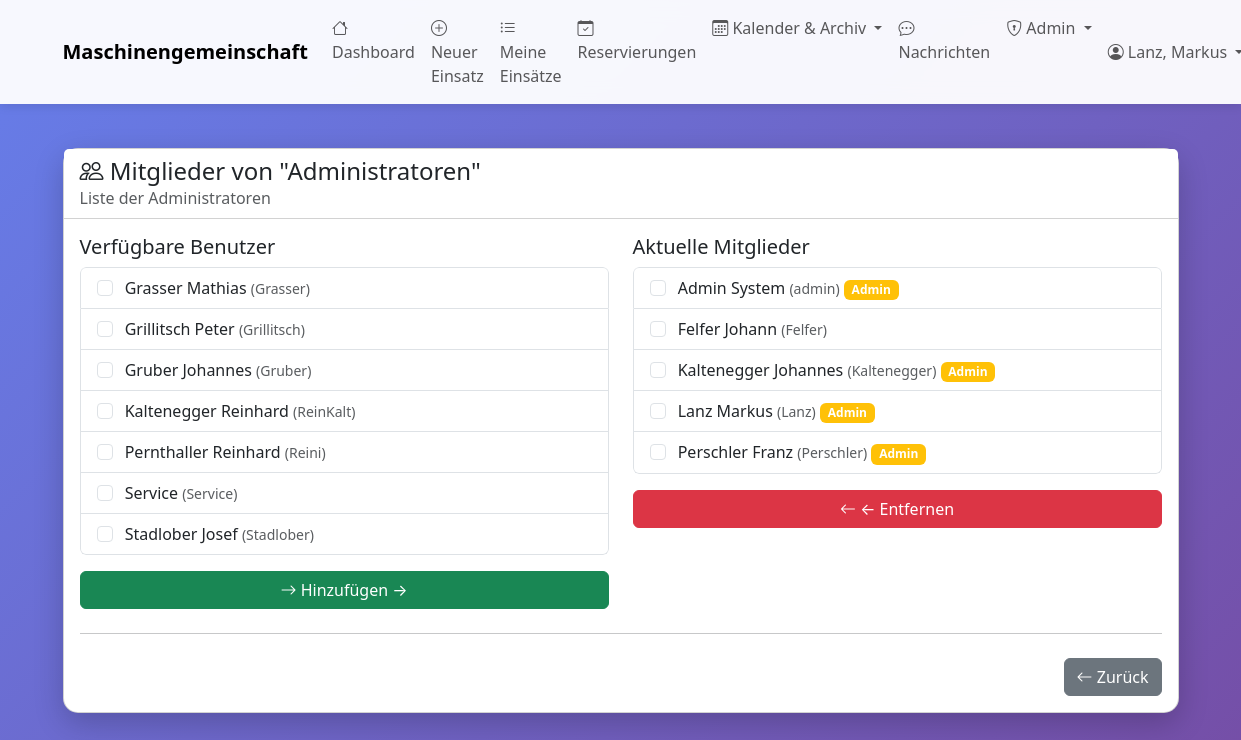
The app's page /admin/gemeinschaften/3/mitglieder (signed in) with its own data.
### tables this page shows
CREATE TABLE gemeinschaften (
                id INTEGER PRIMARY KEY AUTOINCREMENT,
                name TEXT NOT NULL UNIQUE,
                beschreibung TEXT,
                erstellt_am TIMESTAMP DEFAULT CURRENT_TIMESTAMP,
                aktiv BOOLEAN DEFAULT 1
            );

CREATE TABLE benutzer (
    id INTEGER PRIMARY KEY AUTOINCREMENT,
    name TEXT NOT NULL,
    vorname TEXT,
    username TEXT UNIQUE,
    password_hash TEXT,
    adresse TEXT,
    telefon TEXT,
    email TEXT,
    mitglied_seit DATE,
    aktiv BOOLEAN DEFAULT 1,
    bemerkungen TEXT
, is_admin BOOLEAN DEFAULT 0, treibstoffkosten_preis REAL DEFAULT 1.50, backup_schwellwert INTEGER DEFAULT 50, letzter_treibstoffpreis REAL, admin_level INTEGER DEFAULT 0);

### web_app.py (the view, shortened to what this page needs)
@app.route('/admin/gemeinschaften/<int:gemeinschaft_id>/mitglieder', methods=['GET', 'POST'])
@admin_required
def admin_gemeinschaften_mitglieder(gemeinschaft_id):
    with MaschinenDBContext(DB_PATH) as db:
        cursor = db.cursor
        cursor.execute("SELECT * FROM gemeinschaften WHERE id = ?", (gemeinschaft_id,))
        columns = [desc[0] for desc in cursor.description]
        gemeinschaft = dict(zip(columns, cursor.fetchone()))
        cursor.execute("""
            SELECT b.* FROM benutzer b
            JOIN mitglied_gemeinschaft mg ON b.id = mg.mitglied_id
            WHERE mg.gemeinschaft_id = ? AND b.aktiv = 1
            ORDER BY b.name
        """, (gemeinschaft_id,))
        columns = [desc[0] for desc in cursor.description]
        aktuelle_mitglieder = [dict(zip(columns, row)) for row in cursor.fetchall()]
        cursor.execute("""
            SELECT b.* FROM benutzer b
            WHERE b.aktiv = 1 AND b.id NOT IN (
                SELECT mitglied_id FROM mitglied_gemeinschaft
                WHERE gemeinschaft_id = ?
            )
            ORDER BY b.name
        """, (gemeinschaft_id,))
        columns = [desc[0] for desc in cursor.description]
        verfuegbare_benutzer = [dict(zip(columns, row)) for row in cursor.fetchall()]
    return render_template('admin_gemeinschaften_mitglieder.html',
                         gemeinschaft=gemeinschaft,
                         aktuelle_mitglieder=aktuelle_mitglieder,
                         verfuegbare_benutzer=verfuegbare_benutzer)

### database.py (called while the page is built)
    def connect(self):
        self.connection = sqlite3.connect(self.db_path)
        self.connection.row_factory = sqlite3.Row
        self.cursor = self.connection.cursor()

    def close(self):
        if self.connection:
            self.connection.close()

    def __enter__(self):
        self.connect()
        return self

    def __exit__(self, exc_type, exc_val, exc_tb):
        if exc_type is None:
            self.connection.commit()
        else:
            self.connection.rollback()
        self.close()
        return False

### web_app.py (called while the page is built)
def admin_required(f):
    @wraps(f)
    def decorated_function(*args, **kwargs):
        if 'benutzer_id' not in session:
            flash('Bitte melden Sie sich an.', 'warning')
            return redirect(url_for('login'))
        if not session.get('is_admin'):
            flash('Zugriff verweigert. Administrator-Rechte erforderlich.', 'danger')
            return redirect(url_for('dashboard'))
        return f(*args, **kwargs)
    return decorated_function

### templates/admin_gemeinschaften_mitglieder.html (shortened to what this page needs)
{% extends "base.html" %}
{% block content %}
<div class="row mt-4">
    <div class="col-12">
        <div class="card">
            <div class="card-header bg-white">
                <h4 class="mb-0">
                    <i class="bi bi-people"></i> Mitglieder von "{{ gemeinschaft.name }}"
                </h4>
                <p class="text-muted mb-0">{{ gemeinschaft.beschreibung }}</p>
            </div>
            <div class="card-body">
                <form method="POST">
                    <div class="row">
                        <div class="col-md-6">
                            <h5>Verfügbare Benutzer</h5>
                            <div class="list-group" style="max-height: 500px; overflow-y: auto;">
                                {% for benutzer in verfuegbare_benutzer %}
                                <label class="list-group-item">
                                    <input class="form-check-input me-2" type="checkbox"
                                           name="mitglieder" value="{{ benutzer.id }}">
                                    {{ benutzer.name }} {{ benutzer.vorname or '' }}
                                    <small class="text-muted">({{ benutzer.username }})</small>
                                </label>
                                {% endfor %}
                            </div>
                            {% if verfuegbare_benutzer %}
                            <button type="submit" name="action" value="hinzufuegen"
                                    class="btn btn-success mt-3 w-100">
                                <i class="bi bi-arrow-right"></i> Hinzufügen →
                            </button>
                            {% endif %}
                        </div>
                        <div class="col-md-6">
                            <h5>Aktuelle Mitglieder</h5>
                            <div class="list-group" style="max-height: 500px; overflow-y: auto;">
                                {% for mitglied in aktuelle_mitglieder %}
                                <label class="list-group-item">
                                    <input class="form-check-input me-2" type="checkbox"
                                           name="entfernen" value="{{ mitglied.id }}">
                                    {{ mitglied.name }} {{ mitglied.vorname or '' }}
                                    <small class="text-muted">({{ mitglied.username }})</small>
                                    {% if mitglied.is_admin %}
                                    <span class="badge bg-warning">Admin</span>
                                    {% endif %}
                                </label>
                                {% endfor %}
                            </div>
                            {% if aktuelle_mitglieder %}
                            <button type="submit" name="action" value="entfernen"
                                    class="btn btn-danger mt-3 w-100">
                                <i class="bi bi-arrow-left"></i> ← Entfernen
                            </button>
                            {% endif %}
                        </div>
                    </div>
                    <hr class="my-4">
                    <div class="d-grid gap-2 d-md-flex justify-content-md-end">
                        <a href="{{ url_for('admin_gemeinschaften') }}" class="btn btn-secondary">
                            <i class="bi bi-arrow-left"></i> Zurück
                        </a>
                    </div>
                </form>
            </div>
        </div>
    </div>
</div>
{% endblock %}

### templates/base.html (style rules this page uses)
body { min-height: 100vh; background: linear-gradient(135deg, #667eea 0%, #764ba2 100%); }
.card { border-radius: 15px; box-shadow: 0 10px 30px rgba(0,0,0,0.2); }

### records on screen
gemeinschaften: name "Administratoren", beschreibung "Liste der Administratoren"
benutzer: name "Grasser", vorname "Mathias", username "Grasser"
benutzer: name "Grillitsch", vorname "Peter", username "Grillitsch"
benutzer: name "Gruber", vorname "Johannes", username "Gruber"
benutzer: name "Kaltenegger", vorname "Reinhard", username "ReinKalt"
benutzer: name "Pernthaller", vorname "Reinhard", username "Reini"
benutzer: name "Service", username "Service"
benutzer: name "Stadlober", vorname "Josef", username "Stadlober"
benutzer: name "Admin", vorname "System", username "admin", is_admin "Admin"
benutzer: name "Felfer", vorname "Johann", username "Felfer"
benutzer: name "Kaltenegger", vorname "Johannes", username "Kaltenegger", is_admin "Admin"
benutzer: name "Lanz", vorname "Markus", username "Lanz", is_admin "Admin"
benutzer: name "Perschler", vorname "Franz", username "Perschler", is_admin "Admin"

### other values on screen
{{ session.get('benutzer_name') }} "Lanz, Markus"
